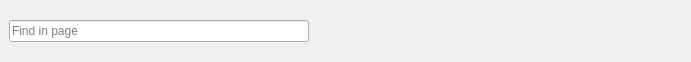
<?xml version="1.0" encoding="UTF-8"?>
<ui version="4.0">
 <class>TocBar</class>
 <widget class="QDockWidget" name="TocBar">
  <property name="geometry">
   <rect>
    <x>0</x>
    <y>0</y>
    <width>691</width>
    <height>62</height>
   </rect>
  </property>
  <property name="features">
   <set>QDockWidget::NoDockWidgetFeatures</set>
  </property>
  <property name="allowedAreas">
   <set>Qt::BottomDockWidgetArea</set>
  </property>
  <property name="windowTitle">
   <string notr="true"/>
  </property>
  <widget class="QWidget" name="dockWidgetContents">
   <layout class="QHBoxLayout" name="horizontalLayout">
    <item>
     <widget class="QLineEdit" name="findEdit">
      <property name="minimumSize">
       <size>
        <width>300</width>
        <height>0</height>
       </size>
      </property>
      <property name="maximumSize">
       <size>
        <width>300</width>
        <height>16777215</height>
       </size>
      </property>
      <property name="placeholderText">
       <string>Find in page</string>
      </property>
     </widget>
    </item>
    <item>
     <widget class="QPushButton" name="fNextButton">
      <property name="sizePolicy">
       <sizepolicy hsizetype="Minimum" vsizetype="Fixed">
        <horstretch>0</horstretch>
        <verstretch>0</verstretch>
       </sizepolicy>
      </property>
      <property name="minimumSize">
       <size>
        <width>0</width>
        <height>0</height>
       </size>
      </property>
      <property name="text">
       <string/>
      </property>
      <property name="icon">
       <iconset resource="../resources/kiwix.qrc">
        <normaloff>:/icons/search_forward.svg</normaloff>:/icons/search_forward.svg</iconset>
      </property>
      <property name="flat">
       <bool>true</bool>
      </property>
     </widget>
    </item>
    <item>
     <widget class="QPushButton" name="fPreviousButton">
      <property name="text">
       <string/>
      </property>
      <property name="icon">
       <iconset resource="../resources/kiwix.qrc">
        <normaloff>:/icons/search_backward.svg</normaloff>:/icons/search_backward.svg</iconset>
      </property>
      <property name="flat">
       <bool>true</bool>
      </property>
     </widget>
    </item>
    <item>
     <spacer name="horizontalSpacer">
      <property name="orientation">
       <enum>Qt::Horizontal</enum>
      </property>
      <property name="sizeHint" stdset="0">
       <size>
        <width>40</width>
        <height>20</height>
       </size>
      </property>
     </spacer>
    </item>
    <item>
     <widget class="QPushButton" name="hideButton">
      <property name="text">
       <string/>
      </property>
      <property name="icon">
       <iconset resource="../resources/kiwix.qrc">
        <normaloff>:/icons/close.svg</normaloff>:/icons/close.svg</iconset>
      </property>
      <property name="flat">
       <bool>true</bool>
      </property>
     </widget>
    </item>
   </layout>
  </widget>
 </widget>
 <resources>
  <include location="../resources/kiwix.qrc"/>
 </resources>
 <connections/>
</ui>
